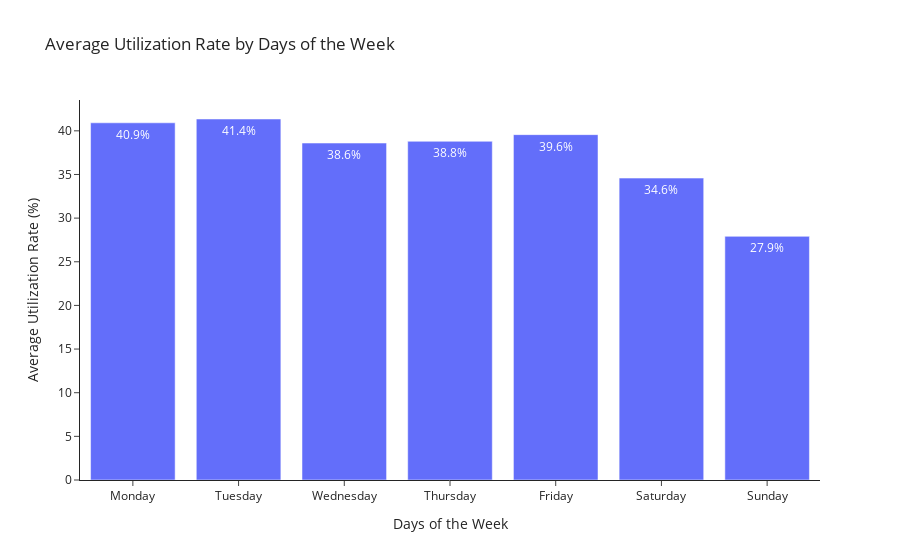

The cell this chart's notebook holds for it:
### Code cell
day_week_avg = (
    util_day_ofweek
    .groupby('DAY_OF_WEEK', observed=False)['UTILIZATION_RATE_%']
    .mean()
    .reset_index()
)

weekday_in_order = ['Monday', 'Tuesday', 'Wednesday', 'Thursday', 'Friday', 'Saturday', 'Sunday']
day_week_avg['DAY_OF_WEEK'] = pd.Categorical(day_week_avg['DAY_OF_WEEK'], categories=weekday_in_order, ordered=True)
day_week_avg = day_week_avg.sort_values('DAY_OF_WEEK')

fig2 = px.bar(
    day_week_avg,
    x='DAY_OF_WEEK',
    y='UTILIZATION_RATE_%',
    text=day_week_avg['UTILIZATION_RATE_%'].round(1).astype(str) + '%',
    title='Average Utilization Rate by Days of the Week',
    labels={'UTILIZATION_RATE_%': 'Average Utilization Rate (%)', 'DAY_OF_WEEK': 'Days of the Week'}
)

fig2.update_layout(template='simple_white')
fig2.show()

### Figure 1 — Plotly figure (JSON) as saved in the notebook; plotly's stock layout.template omitted (floating-point values rounded to 4 significant figures)
{"data": [{"alignmentgroup": "True", "hovertemplate": "Days of the Week=%{x}<br>Average Utilization Rate (%)=%{y}<br>text=%{text}<extra></extra>", "legendgroup": "", "marker": {"color": "#636efa", "pattern": {"shape": ""}}, "name": "", "offsetgroup": "", "orientation": "v", "showlegend": false, "text": ["40.9%", "41.4%", "38.6%", "38.8%", "39.6%", "34.6%", "27.9%"], "textposition": "auto", "type": "bar", "x": ["Monday", "Tuesday", "Wednesday", "Thursday", "Friday", "Saturday", "Sunday"], "xaxis": "x", "y": [40.92, 41.36, 38.6, 38.8, 39.56, 34.59, 27.91], "yaxis": "y"}], "layout": {"barmode": "relative", "legend": {"tracegroupgap": 0}, "title": {"text": "Average Utilization Rate by Days of the Week"}, "xaxis": {"anchor": "y", "domain": [0, 1], "title": {"text": "Days of the Week"}}, "yaxis": {"anchor": "x", "domain": [0, 1], "title": {"text": "Average Utilization Rate (%)"}}}}
